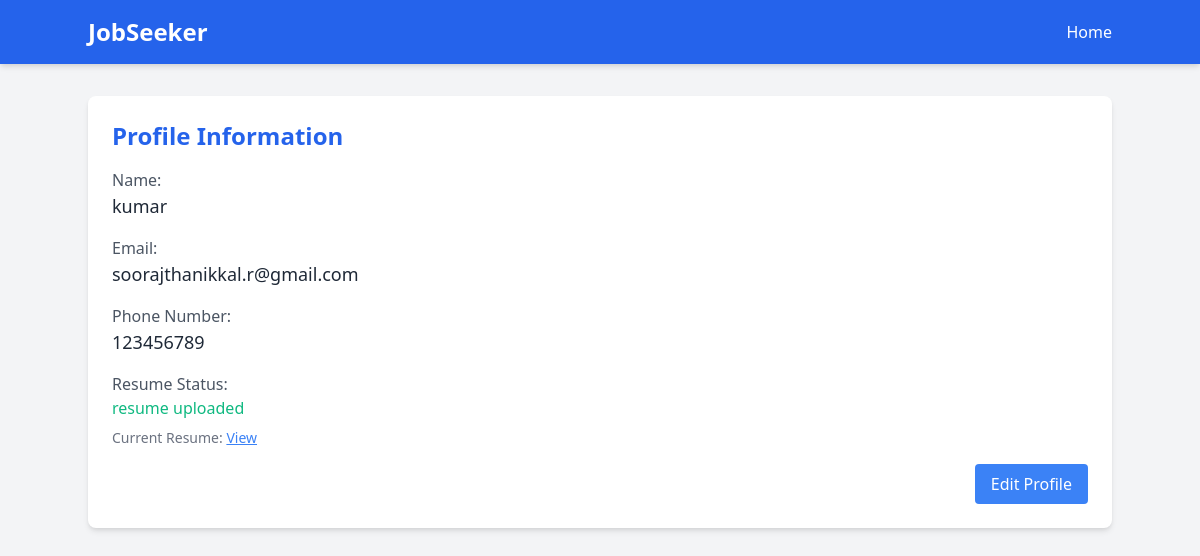
Screenshot of /jobseekprofile/ (signed in) with the database file from the repository.
### job/models.py (models this page shows)
class JobseekerRegister(models.Model):
    name = models.CharField(max_length=50,null=True, blank=True)
    email = models.EmailField(max_length=50,null=True, blank=True ,unique=True)
    password = models.CharField(max_length=50,null=True, blank=True)
    phone_number = models.CharField(max_length=15, null=True, blank=True)

### job/views.py (the view)
# urls.py: path('jobseekprofile/',jobseekprofile,name='jobseekprofile'),
def jobseekprofile(request):
    if 'jobseeker_id' in request.session:
        jobseeker_id=request.session['jobseeker_id']
        user=JobseekerRegister.objects.get(id=jobseeker_id)
        msg = None
        msgi=None
        try:
            resumedtls=Resumes.objects.get(jobseeker=user)
            if resumedtls.resume_file is None:
                msg="no resume file"
            else:
                msgi=resumedtls
        except:
            msg = "No resume file uploaded."
        if request.method == "POST":
            resume_file = request.FILES.get('resume_file')
            resumes=Resumes(jobseeker=user, resume_file=resume_file)
            resumes.save()
            msg = "Resume uploaded successfully."
            return redirect('jobseekprofile')
        return render(request, 'jobseekprofile.html', {'user':user,'msg':msg,'msgi':msgi})
    else:
        return redirect('jobseeker-login')

### job/templates/jobseekprofile.html (shortened to what this page needs)
<!DOCTYPE html>
<html lang="en">
    <head>
        <link href="https://cdn.jsdelivr.net/npm/tailwindcss@2.2.19/dist/tailwind.min.css" rel="stylesheet">
    </head>
    <body class="bg-gray-100 text-gray-800">
        <nav class="bg-blue-600 text-white py-4 shadow-md">
            <div class="container mx-auto flex justify-between items-center">
                <a href="" class="text-2xl font-bold">JobSeeker</a>
                <ul class="flex space-x-4">
                    <li><a href="/jonseekindex/" class="hover:text-yellow-300">Home</a></li>
                </ul>
            </div>
        </nav>
        <section class="container mx-auto my-8 p-6 bg-white rounded-lg shadow-md">
            <h2 class="text-2xl font-bold mb-4 text-blue-600">Profile Information</h2>
            <div class="mb-4">
                <label class="block text-gray-600">Name:</label>
                <p class="text-lg">{{ user.name }}</p>
            </div>
            <div class="mb-4">
                <label class="block text-gray-600">Email:</label>
                <p class="text-lg">{{ user.email }}</p>
            </div>
            <div class="mb-4">
                <label class="block text-gray-600">Phone Number:</label>
                <p class="text-lg">{{ user.phone_number }}</p>
            </div>
            <div class="mb-4">
                <label class="block text-gray-600">Resume Status:</label>
                {% if msg %}
                <form  method="post" enctype="multipart/form-data">
                    {% csrf_token %}
                    <input type="file" name="resume_file" id="resume_file" accept=".pdf">
                    <button type="submit" class="ml-4 bg-blue-500 text-white px-4 py-2 rounded hover:bg-blue-600">Upload Resume</button>
                </form>
                {% else %}
                <p class="text-green-500">resume uploaded</p>
                <p class="mt-2 text-sm text-gray-500">Current Resume: <a href="{{ msgi.resume_file.url }}" class="text-blue-500 underline">View</a></p>
                {% endif %}
            </div>
            <div class="flex justify-end">
                <a href="/jobseekereditprofile/" class="bg-blue-500 text-white px-4 py-2 rounded hover:bg-blue-600">Edit Profile</a>
            </div>
        </section>
    </body>
</html>

### rows the page displays
JobseekerRegister: name "kumar", email "soorajthanikkal.r@gmail.com", phone_number "123456789"
